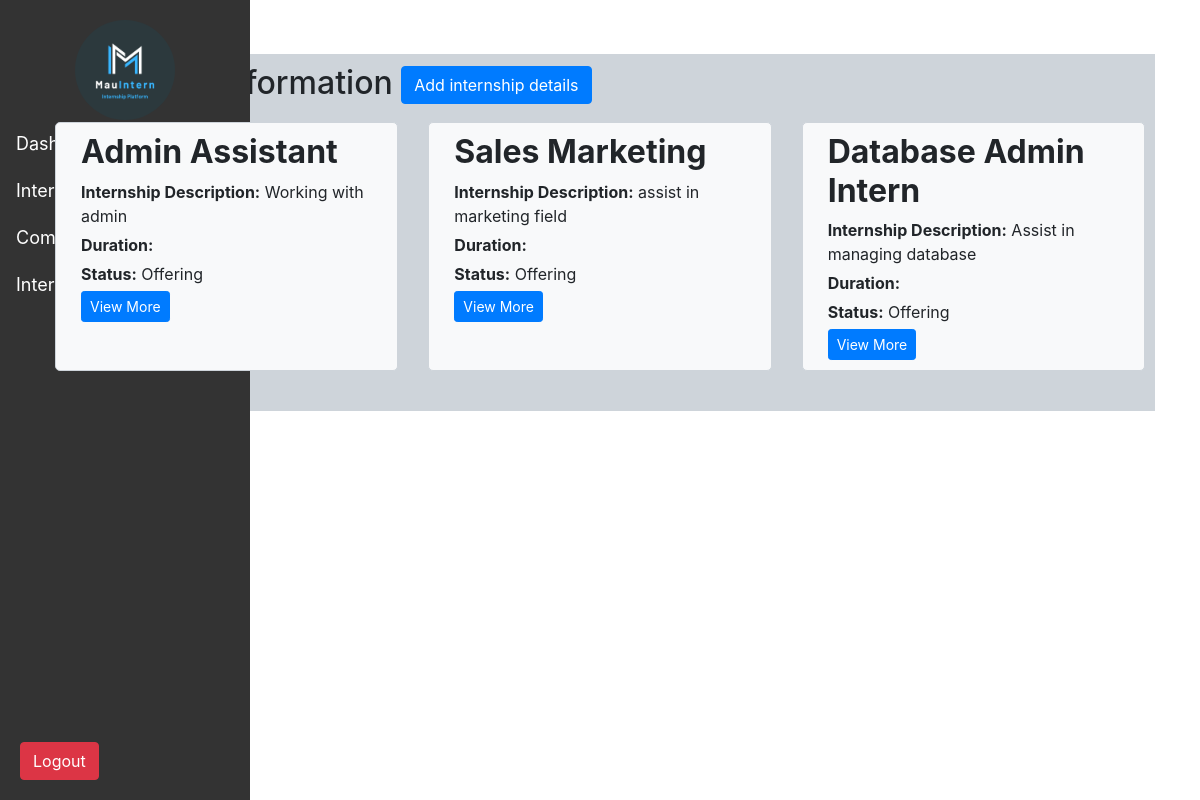
Screenshot of /company/intern-list.PHP (signed in) with the database file from the repository.
### tables this page shows
CREATE TABLE `internship` (
  `internshipID` int(11) NOT NULL,
  `title` varchar(100) NOT NULL,
  `intern_description` varchar(255) NOT NULL,
  `duration` varchar(50) DEFAULT NULL,
  `StartDate` date NOT NULL,
  `EndDate` date NOT NULL,
  `Status` varchar(20) NOT NULL,
  `companyID` int(11) DEFAULT NULL
);

### company/intern-list.PHP (the view, shortened to what this page needs)
<?php
include('../config.php');
$query = "SELECT * FROM company c
          JOIN internship i ON c.companyID = i.companyID
          WHERE c.companyID = '{$_SESSION['companyID']}'";
$result = mysqli_query($conn, $query);
?>
<!DOCTYPE html>
<html>
<head>
    <link rel="stylesheet" href="https://cdn.jsdelivr.net/npm/bootstrap@4.0.0/dist/css/bootstrap.min.css">
    <link rel="stylesheet" type="text/css" href="../psm/css/intern.css">
<body>
    <?php
    require_once "../navbar/comp-header.php";
    ?>
    <div class="container" id="intern-list">
        <div class="information-section">
            <h2>Internship Information <button type="button" class="btn btn-primary" data-toggle="modal" data-target="#addModal">Add internship details</button></h2>
            <div class="row">
                <?php
                while ($internship = mysqli_fetch_assoc($result)) :
                ?>
                    <div class="col-md-4" id="list">
                        <div class="skill-card">
                            <div class="container" id="intern-info">
                                <h2><strong><?php echo $internship['title']; ?></strong></h2>
                                <p><strong>Internship Description:</strong> <?php echo $internship['intern_description']; ?></p>
                                <p><strong>Duration:</strong> <?php echo $internship['duration']; ?></p>
                                <p><strong>Status:</strong> <?php echo $internship['Status']; ?></p>
                                <button type="button" class="btn btn-sm btn-primary" onclick="window.location.href='../company/view-intern.php?internID=<?php echo $internship['internshipID']; ?>'">View More</button>
                            </div>
                        </div>
                    </div>
                <?php
                endwhile;
                ?>
            </div>
        </div>
    </div>
</body>
</html>

### css/intern.css (style rules this page uses)
* { margin: 0; padding: 0; box-sizing: border-box; }
body { font-family: Arial, sans-serif; background-color: #f2f2f2; color: #333; }
body { margin: 0; padding: 0; }
.information-section { background-color: #ced4da; padding: 10px; }

### company/intern-list.PHP (style rules this page uses)
.row { margin-bottom: 20px; }
.col-md-4 { padding: 10px; }
.skill-card { background-color: #f8f9fa; border: 1px solid #ced4da; border-radius: 5px; padding: 10px; height: 100%; }
.skill-card p { margin-bottom: 5px; }

### rows the page displays
internship: title "Admin Assistant", intern_description "Working with admin", Status "Offering"
internship: title "Sales Marketing", intern_description "assist in marketing field", Status "Offering"
internship: title "Database Admin Intern", intern_description "Assist in managing database", Status "Offering"
